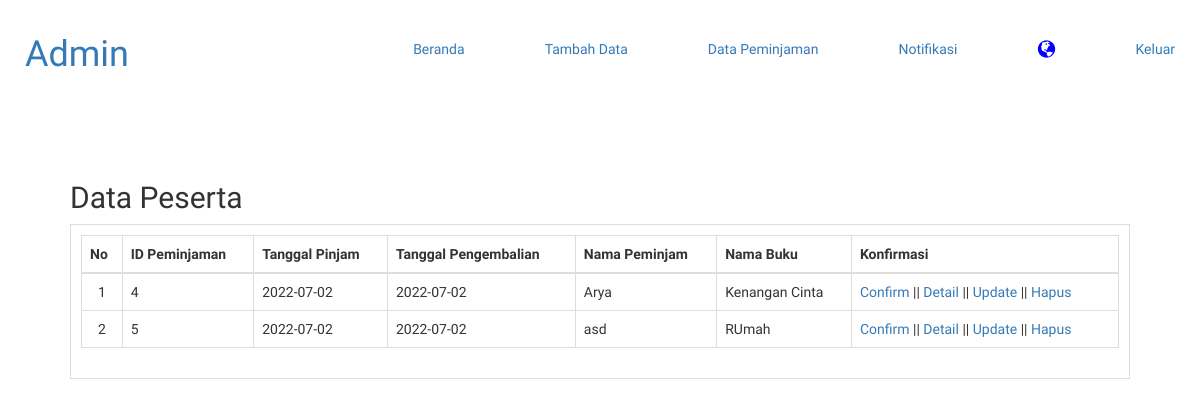
/admin_dp.php (signed in), run on an earlier commit of the app's database.
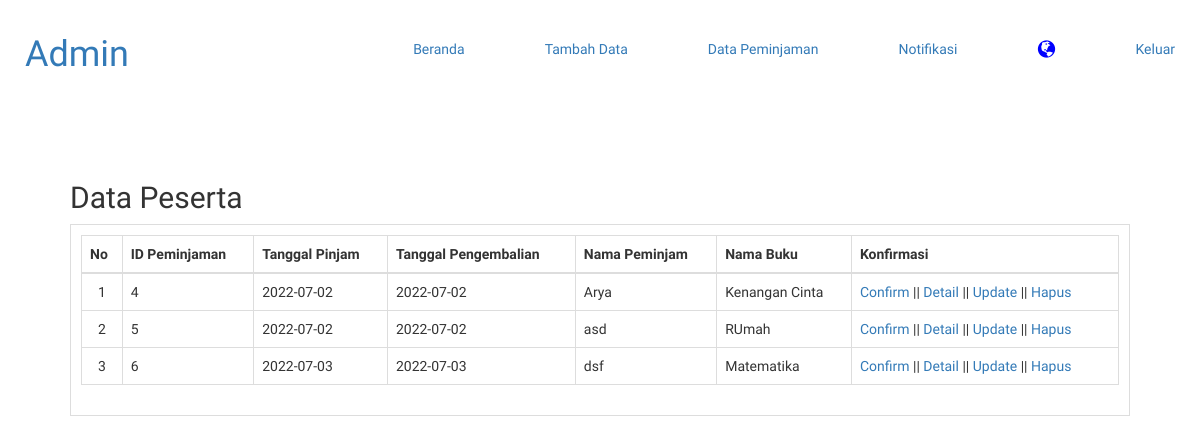
And on a later commit of the database.
### tables this page shows
CREATE TABLE `pinjam` (
  `id_pinjam` int(11) NOT NULL,
  `tgl_pinjam` date NOT NULL,
  `tgl_kembali` date DEFAULT NULL,
  `buku` varchar(100) NOT NULL,
  `nama` varchar(50) NOT NULL,
  `no_ktp` varchar(20) NOT NULL,
  `alamat` text NOT NULL,
  `jk` enum('Pria','Wanita') NOT NULL,
  `no_tlp` varchar(15) NOT NULL
);

### admin_dp.php (the view, shortened to what this page needs)
<?php
	include 'koneksi.php';
?>
<!DOCTYPE html>
<html>
<head>
	<link rel="stylesheet" type="text/css" href="style.css">
	<link rel="stylesheet" href="https://maxcdn.bootstrapcdn.com/bootstrap/3.3.6/css/bootstrap.min.css" />
</head>
<body>
	<header>
		<h1><a>Admin</a></h1>
		<ul class="nav navbar-nav navbar-right">
			<li><a href="admin_beranda.php">Beranda</a></li>
			<li><a href="create.php">Tambah Data</a></li>
			<li><a href="admin_dp.php">Data Peminjaman</a></li>
			<li><a href="message.php">Notifikasi</a></li>
			<li class="dropdown">
				<a href="#" class="dropdown-toggle" data-toggle="dropdown"><span class="label label-pill label-danger count" style="border-radius:10px;"></span> <span class="glyphicon glyphicon-globe" style="font-size:18px; color: blue;"></span></a>
			</li>
			<li><a href="keluar.php">Keluar</a></li>
		</ul>
	</header>
	<section class="content">
		<h2>Data Peserta</h2>
		<div class="box">
			<table class="table" border="1">
				<thead>
					<tr>
						<th>No</th>
						<th>ID Peminjaman</th>
						<th>Tanggal Pinjam</th>
						<th>Tanggal Pengembalian</th>
						<th>Nama Peminjam</th>
						<th>Nama Buku</th>
						<th>Konfirmasi</th>
					</tr>
				</thead>
				<tbody>
					<?php
						$no = 1;
						$list_peserta = mysqli_query($conn, "SELECT * FROM pinjam");
						while($row = mysqli_fetch_array($list_peserta)){
					?>
					<tr>
						<td><?php echo $no++ ?></td>
						<td><?php echo $row['id_pinjam'] ?></td>
						<td><?php echo $row['tgl_pinjam'] ?></td>
						<td><?php echo $row['tgl_kembali'] ?></td>
						<td><?php echo $row['nama'] ?></td>
						<td><?php echo $row['buku'] ?></td>
						<td>
							<a href="confirm.php?id=<?php echo $row['id_pinjam'] ?>" onclick="return confirm('Yakin ?')">Confirm</a> ||
							<a href="detail.php?id=<?php echo $row['id_pinjam'] ?>">Detail</a> ||
							<a href="update.php?id=<?php echo $row['id_pinjam'] ?>">Update</a> ||
							<a href="delete.php?id=<?php echo $row['id_pinjam'] ?>" onclick="return confirm('Yakin ?')">Hapus</a>
						</td>
					</tr>
					<?php } ?>
				</tbody>
			</table>
		</div>
	</section>
</body>
</html>

### style.css (style rules this page uses)
* { margin:0; padding:0; font-family: 'Quicksand', sans-serif; }
body { background-color: #f8f8f8; }
.box { background-color: #fff; border:1px solid #ddd; padding:10px; box-sizing: border-box; margin:5px 0 25px; }
header { background-color: #fff; }
header::after { content:''; display: block; clear: both; }
header h1 { padding:15px 25px; display: inline-block; float: left; }
header ul { float: left; }
header ul li { padding:24px 25px; display: inline-block; }
a { text-decoration: none; }
.content { width:90%; padding:10px; box-sizing: border-box; margin:50px auto; }
.table { width:100%; border-collapse: collapse; border:1px solid #ddd; }
.table tr { height: 30px; }
.table tr td { padding:5px 10px; }
.table tr td:nth-child(1) { text-align: center; }

What changed in the data, as far as the page shows it:
added pinjam: id_pinjam "6", tgl_pinjam "2022-07-03", tgl_kembali "2022-07-03", nama "dsf", buku "Matematika"
